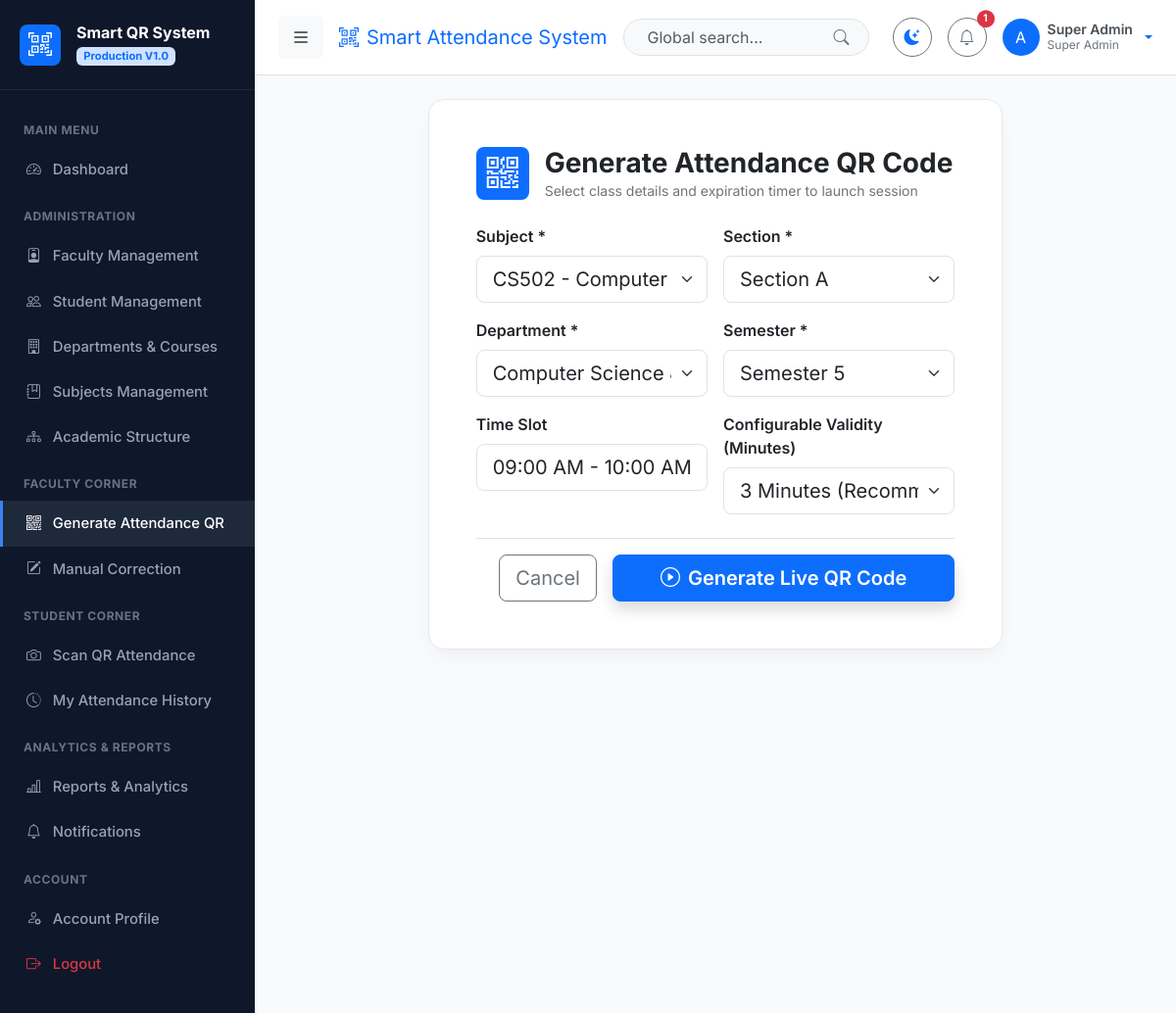
The page /faculty/generate-qr/ (signed in) on the database its author committed.
### apps/accounts/models.py (models this page shows, shortened)
class User(AbstractUser):
    class Role(models.TextChoices):
        ADMIN = 'ADMIN', 'Super Admin'
        FACULTY = 'FACULTY', 'Faculty'
        STUDENT = 'STUDENT', 'Student'
    role = models.CharField(max_length=20, choices=Role.choices, default=Role.STUDENT)
    phone_number = models.CharField(max_length=20, blank=True, null=True)
    profile_picture = models.ImageField(upload_to='profiles/', blank=True, null=True)
    address = models.TextField(blank=True, null=True)
    date_of_birth = models.DateField(blank=True, null=True)
    is_approved = models.BooleanField(default=True)
    def is_admin(self):
        return self.role == self.Role.ADMIN or self.is_superuser
    def is_faculty(self):
        return self.role == self.Role.FACULTY
    def is_student(self):
        return self.role == self.Role.STUDENT
    def get_full_name_or_username(self):
        full_name = f"{self.first_name} {self.last_name}".strip()
        return full_name if full_name else self.username

### apps/faculty/views.py (the view)
    def _wrapped_view(request, *args, **kwargs):
        if not request.user.is_authenticated or (not request.user.is_faculty() and not request.user.is_admin()):
            messages.error(request, "Access restricted to faculty members and administrators.")
            return redirect('dashboard:dashboard')
        return view_func(request, *args, **kwargs)

### apps/faculty/views.py (called while the page is built, shortened)
def faculty_or_admin_required(view_func):
    def _wrapped_view(request, *args, **kwargs):
        if not request.user.is_authenticated or (not request.user.is_faculty() and not request.user.is_admin()):
            messages.error(request, "Access restricted to faculty members and administrators.")
            return redirect('dashboard:dashboard')
        return view_func(request, *args, **kwargs)
    return _wrapped_view

@login_required
@faculty_or_admin_required
def generate_qr_view(request):
    try:
        faculty = request.user.faculty_profile
    except Exception:
        faculty = Faculty.objects.first()
    subjects = faculty.assigned_subjects.all() if faculty and faculty.assigned_subjects.exists() else Subject.objects.all()
    sections = Section.objects.all()
    departments = Department.objects.all()
    semesters = Semester.objects.all()
    active_session = None
    if faculty:
        active_session = QRSession.objects.filter(faculty=faculty, is_active=True, expires_at__gt=timezone.now()).first()
    return render(request, 'faculty/generate_qr.html', {
        'subjects': subjects,
        'sections': sections,
        'departments': departments,
        'semesters': semesters,
        'active_session': active_session
    })

### apps/notifications/context_processors.py (called while the page is built)
def unread_notifications_processor(request):
    if request.user.is_authenticated:
        unread_count = Notification.objects.filter(user=request.user, is_read=False).count()
        recent_notifications = Notification.objects.filter(user=request.user)[:5]
        return {
            'unread_notifications_count': unread_count,
            'recent_notifications': recent_notifications,
        }
    return {
        'unread_notifications_count': 0,
        'recent_notifications': [],
    }

### templates/faculty/generate_qr.html (shortened to what this page needs)
{% extends 'base.html' %}
{% block content %}
<div class="row justify-content-center">
    <div class="col-12 col-lg-8">
        <div class="card card-custom p-4 p-md-5">
            <div class="d-flex align-items-center gap-3 mb-4">
                <div class="rounded-3 bg-primary text-white p-3 d-flex align-items-center justify-content-center" style="width: 54px; height: 54px;">
                    <i class="bi bi-qr-code fs-2"></i>
                </div>
                <div>
                    <h3 class="fw-bold m-0">Generate Attendance QR Code</h3>
                    <p class="text-secondary small m-0">Select class details and expiration timer to launch session</p>
                </div>
            </div>
            <form method="POST">
                <div class="row g-3">
                    <div class="col-md-6">
                        <label class="form-label fw-semibold">Subject *</label>
                        <select name="subject" class="form-select form-select-lg" required>
                            {% for sub in subjects %}
                                <option value="{{ sub.id }}">{{ sub.code }} - {{ sub.name }}</option>
                            {% endfor %}
                        </select>
                    </div>
                    <div class="col-md-6">
                        <label class="form-label fw-semibold">Section *</label>
                        <select name="section" class="form-select form-select-lg" required>
                            {% for sec in sections %}
                                <option value="{{ sec.id }}">{{ sec.name }}</option>
                            {% endfor %}
                        </select>
                    </div>
                    <div class="col-md-6">
                        <label class="form-label fw-semibold">Department *</label>
                        <select name="department" class="form-select form-select-lg" required>
                            {% for d in departments %}
                                <option value="{{ d.id }}">{{ d.name }}</option>
                            {% endfor %}
                        </select>
                    </div>
                    <div class="col-md-6">
                        <label class="form-label fw-semibold">Semester *</label>
                        <select name="semester" class="form-select form-select-lg" required>
                            {% for sem in semesters %}
                                <option value="{{ sem.id }}">{{ sem.name }}</option>
                            {% endfor %}
                        </select>
                    </div>
                    <div class="col-md-6">
                        <label class="form-label fw-semibold">Time Slot</label>
                        <input type="text" name="time_slot" class="form-control form-select-lg" value="09:00 AM - 10:00 AM">
                    </div>
                    <div class="col-md-6">
                        <label class="form-label fw-semibold">Configurable Validity (Minutes)</label>
                        <select name="duration_minutes" class="form-select form-select-lg">
                            <option value="3" selected>3 Minutes (Recommended)</option>
                        </select>
                    </div>
                </div>
                <div class="mt-4 pt-3 border-top d-flex justify-content-end gap-3">
                    <a href="{% url 'dashboard:dashboard' %}" class="btn btn-outline-secondary btn-lg">Cancel</a>
                    <button type="submit" class="btn btn-primary btn-lg px-5 fw-semibold shadow">
                        <i class="bi bi-play-circle me-2"></i>Generate Live QR Code
                    </button>
                </div>
            </form>
        </div>
    </div>
</div>
{% endblock %}

### templates/navbar.html (shortened to what this page needs)
<nav class="navbar navbar-expand-lg border-bottom px-4 py-3 sticky-top bg-body">
    <div class="container-fluid p-0">
        <button class="btn btn-light me-3 d-flex align-items-center" id="sidebar-toggle" title="Toggle Navigation">
            <i class="bi bi-list fs-5"></i>
        </button>
        <span class="navbar-brand font-bold fs-5 d-none d-md-block text-primary">
            <i class="bi bi-qr-code-scan me-2"></i>Smart Attendance System
        </span>
        <form class="d-none d-md-flex ms-auto me-4 position-relative" style="max-width: 320px;" action="{% url 'reports:index' %}" method="GET">
            <input class="form-control rounded-pill ps-4 pe-5 bg-body-tertiary" type="search" name="query" placeholder="Global search..." aria-label="Search">
            <button class="btn border-0 position-absolute end-0 top-50 translate-middle-y me-2 text-secondary" type="submit">
                <i class="bi bi-search"></i>
            </button>
        </form>
        <div class="d-flex align-items-center gap-3 ms-auto ms-md-0">
            <button class="btn btn-outline-secondary rounded-circle d-flex align-items-center justify-content-center" id="theme-toggle-btn" style="width: 40px; height: 40px;" title="Toggle Dark/Light Mode">
                <i class="bi bi-moon-stars-fill text-primary"></i>
            </button>
            <div class="dropdown">
                <button class="btn btn-outline-secondary rounded-circle position-relative d-flex align-items-center justify-content-center" style="width: 40px; height: 40px;" data-bs-toggle="dropdown" aria-expanded="false">
                    <i class="bi bi-bell"></i>
                    {% if unread_notifications_count > 0 %}
                        <span class="position-absolute top-0 start-100 translate-middle badge rounded-pill bg-danger" style="font-size: 0.65rem;">
                            {{ unread_notifications_count }}
                        </span>
                    {% endif %}
                </button>
            </div>
            <div class="dropdown">
                <a href="#" class="d-flex align-items-center text-decoration-none dropdown-toggle gap-2" data-bs-toggle="dropdown" aria-expanded="false">
                    {% if user.profile_picture %}
                        <img src="{{ user.profile_picture.url }}" alt="User" width="38" height="38" class="rounded-circle object-fit-cover">
                    {% else %}
                        <div class="rounded-circle bg-primary text-white d-flex align-items-center justify-content-center font-bold" style="width: 38px; height: 38px;">
                            {{ user.username|slice:":1"|upper }}
                        </div>
                    {% endif %}
                    <div class="d-none d-lg-block text-start" style="line-height: 1.2;">
                        <div class="fw-semibold text-dark-emphasis small">{{ user.get_full_name_or_username }}</div>
                        <div class="text-secondary extra-small" style="font-size: 0.75rem;">{{ user.get_role_display }}</div>
                    </div>
                </a>
            </div>
        </div>
    </div>
</nav>

### static/css/style.css (style rules this page uses)
:root { --bg-body: #f8fafc; --bg-card: #ffffff; --text-primary: #0f172a; --text-secondary: #475569; --border-color: #e2e8f0; --sidebar-bg: #0f172a; --sidebar-text: #94a3b8; --sidebar-hover: #1e293b; --sidebar-active: #3b82f6; --accent-gradient: linear-gradient(135deg, #3b82f6 0%, #2563eb 100%); --card-shadow: 0 10px 25px -5px rgba(0, 0, 0, 0.05), 0 8px 10px -6px rgba(0, 0, 0, 0.01); }
body { font-family: 'Inter', system-ui, -apple-system, sans-serif; background-color: var(--bg-body); color: var(--text-primary); min-height: 100vh; transition: background-color 0.3s ease, color 0.3s ease; }
.card-custom { background-color: var(--bg-card); border: 1px solid var(--border-color); border-radius: 1rem; box-shadow: var(--card-shadow); transition: transform 0.2s ease, box-shadow 0.2s ease; }

### rows shown on the page
User: username "A", get_full_name_or_username "Super Admin", role "Super Admin"

### other values the page prints
{{ unread_notifications_count }} "1"
form field subject "CS502 - Computer Networks"
form field section "Section A"
form field department "Computer Science & Engineering"
form field semester "Semester 5"
